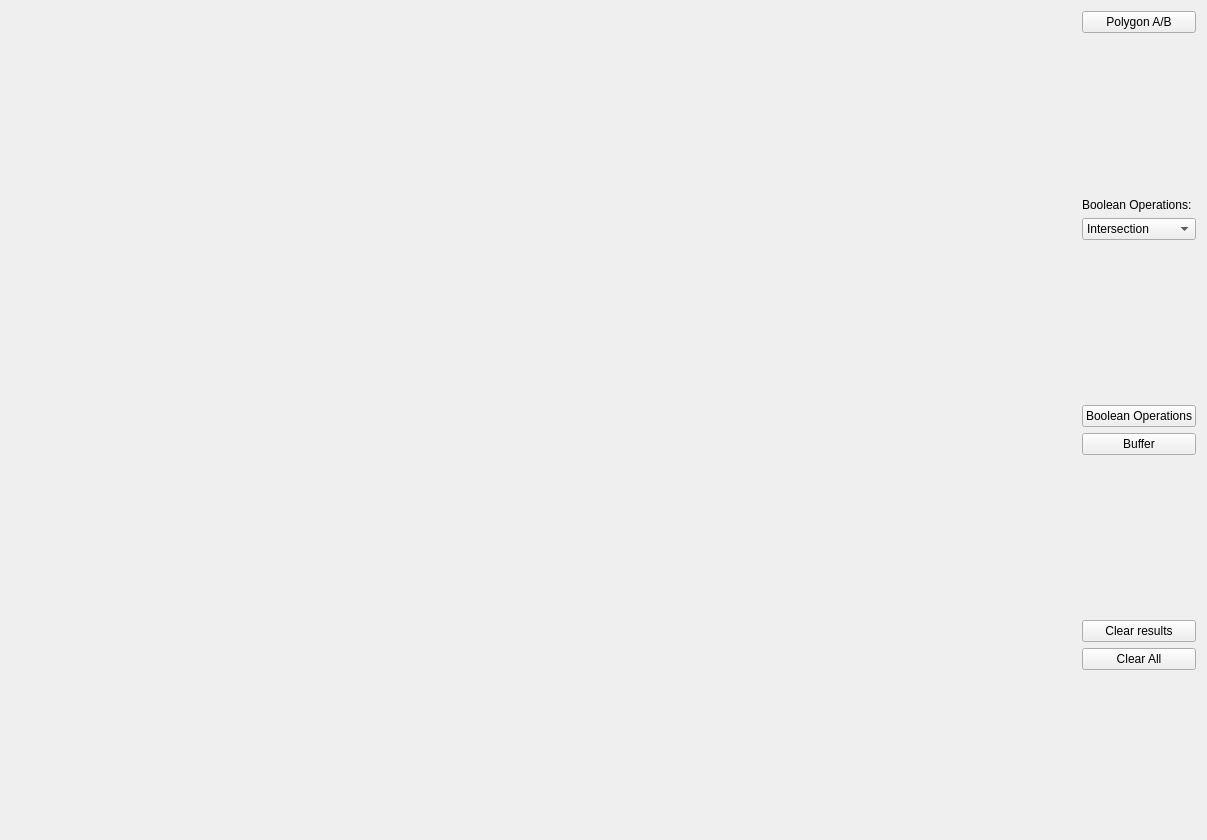
<?xml version="1.0" encoding="UTF-8"?>
<ui version="4.0">
 <class>Widget</class>
 <widget class="QWidget" name="Widget">
  <property name="geometry">
   <rect>
    <x>0</x>
    <y>0</y>
    <width>1207</width>
    <height>840</height>
   </rect>
  </property>
  <property name="windowTitle">
   <string>Boolean Operations on Polygons</string>
  </property>
  <layout class="QHBoxLayout" name="horizontalLayout">
   <item>
    <widget class="Draw" name="Canvas" native="true">
     <property name="sizePolicy">
      <sizepolicy hsizetype="Preferred" vsizetype="Preferred">
       <horstretch>1</horstretch>
       <verstretch>1</verstretch>
      </sizepolicy>
     </property>
    </widget>
   </item>
   <item>
    <layout class="QVBoxLayout" name="verticalLayout">
     <item>
      <widget class="QPushButton" name="pushButton">
       <property name="text">
        <string>Polygon A/B</string>
       </property>
      </widget>
     </item>
     <item>
      <spacer name="verticalSpacer">
       <property name="orientation">
        <enum>Qt::Vertical</enum>
       </property>
       <property name="sizeHint" stdset="0">
        <size>
         <width>20</width>
         <height>40</height>
        </size>
       </property>
      </spacer>
     </item>
     <item>
      <widget class="QLabel" name="label">
       <property name="text">
        <string>&lt;html&gt;&lt;head/&gt;&lt;body&gt;&lt;p&gt;Boolean Operations:&lt;/p&gt;&lt;/body&gt;&lt;/html&gt;</string>
       </property>
      </widget>
     </item>
     <item>
      <widget class="QComboBox" name="comboBox">
       <item>
        <property name="text">
         <string>Intersection</string>
        </property>
       </item>
       <item>
        <property name="text">
         <string>Union</string>
        </property>
       </item>
       <item>
        <property name="text">
         <string>Difference A-B</string>
        </property>
       </item>
       <item>
        <property name="text">
         <string>Difference B-A</string>
        </property>
       </item>
      </widget>
     </item>
     <item>
      <spacer name="verticalSpacer_2">
       <property name="orientation">
        <enum>Qt::Vertical</enum>
       </property>
       <property name="sizeHint" stdset="0">
        <size>
         <width>20</width>
         <height>40</height>
        </size>
       </property>
      </spacer>
     </item>
     <item>
      <widget class="QPushButton" name="pushButton_2">
       <property name="text">
        <string>Boolean Operations</string>
       </property>
      </widget>
     </item>
     <item>
      <widget class="QPushButton" name="pushButton_5">
       <property name="text">
        <string>Buffer</string>
       </property>
      </widget>
     </item>
     <item>
      <spacer name="verticalSpacer_3">
       <property name="orientation">
        <enum>Qt::Vertical</enum>
       </property>
       <property name="sizeHint" stdset="0">
        <size>
         <width>20</width>
         <height>40</height>
        </size>
       </property>
      </spacer>
     </item>
     <item>
      <widget class="QPushButton" name="pushButton_3">
       <property name="text">
        <string>Clear results</string>
       </property>
      </widget>
     </item>
     <item>
      <widget class="QPushButton" name="pushButton_4">
       <property name="text">
        <string>Clear All</string>
       </property>
      </widget>
     </item>
     <item>
      <spacer name="verticalSpacer_4">
       <property name="orientation">
        <enum>Qt::Vertical</enum>
       </property>
       <property name="sizeHint" stdset="0">
        <size>
         <width>20</width>
         <height>40</height>
        </size>
       </property>
      </spacer>
     </item>
    </layout>
   </item>
  </layout>
 </widget>
 <layoutdefault spacing="6" margin="11"/>
 <customwidgets>
  <customwidget>
   <class>Draw</class>
   <extends>QWidget</extends>
   <header location="global">draw.h</header>
   <container>1</container>
  </customwidget>
 </customwidgets>
 <resources/>
 <connections/>
</ui>
